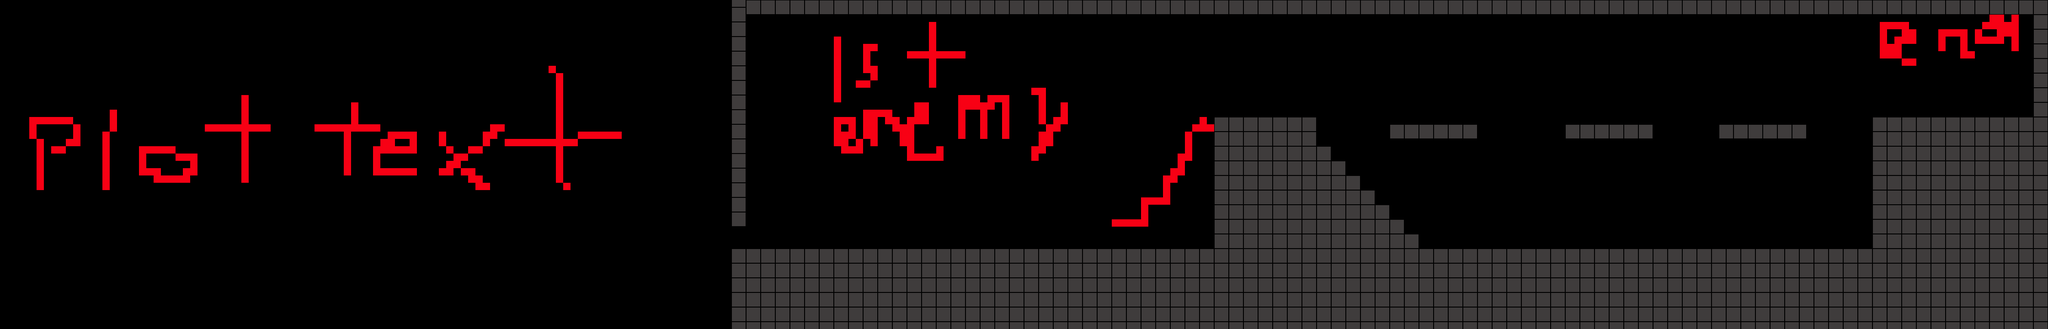

Below is a game level as drawn by its tile map, then a one-line description and the .tmx that defines it (tile-layer data replaced by summaries):
An orthogonal 280x45 tile map with 16x16 px tiles, 1 tile layer (Tiles), 4 tilesets.

<map version="1.0" orientation="orthogonal" width="280" height="45" tilewidth="16" tileheight="16">
 <tileset firstgid="1" name="Collision" tilewidth="16" tileheight="16">
  <image source="collision.png" width="128" height="51" />
 </tileset>
 <tileset firstgid="25" name="Black" tilewidth="16" tileheight="16">
  <image source="Black.png" width="16" height="16" />
 </tileset>
 <tileset firstgid="26" name="Floor" tilewidth="16" tileheight="16">
  <image source="FloorBlock.png" width="16" height="16" />
 </tileset>
 <tileset firstgid="27" name="Tile" tilewidth="16" tileheight="16">
  <image source="Tile.png" width="32" height="32" />
 </tileset>
 <layer name="Tiles" width="280" height="45">
  <data>[12600 cells, 4065 non-empty, 6 distinct tile ids]</data>
 </layer>
</map>
